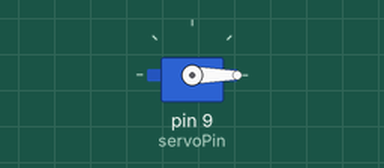
Simulated run of this sketch. Board: Arduino Uno, built with avr-gcc and run on an emulated ATmega328P. On the bench: servo.

Above: at 0.05 s.
At 6.0 s:
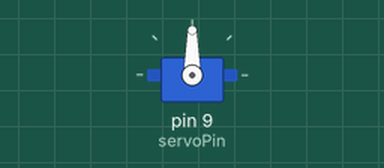
Timing chart, 0 to 7.8 s (numbered marks = the images above):
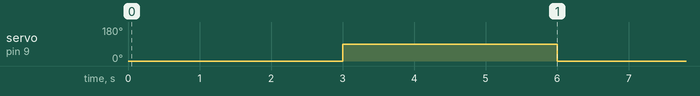

Measured:
- by itself, servo on pin 9 (servoPin): alternates 90° for 3.0 s and 0° for 3.0 s

The sketch:

code_servo_moteur.ino
```cpp
#include <Servo.h>

// Créer un objet Servo pour contrôler le servo
Servo myServo;

// Définir la broche à laquelle le signal du servo est connecté
const int servoPin = 9;

void setup() {
  // Attacher le servo à la broche servoPin
  myServo.attach(servoPin);
}

void loop() {
  myServo.write(0);
  delay(3000); // Attendre 1 seconde

  myServo.write(90); // Faire tourner le servo à 90 degrés
  delay(3000); // Attendre 1 seconde

  myServo.write(0);
  delay(3000); // Attendre 1 seconde

  myServo.write(90); // Revenir à 90 degrés
  delay(3000); // Attendre 1 seconde
}
```
